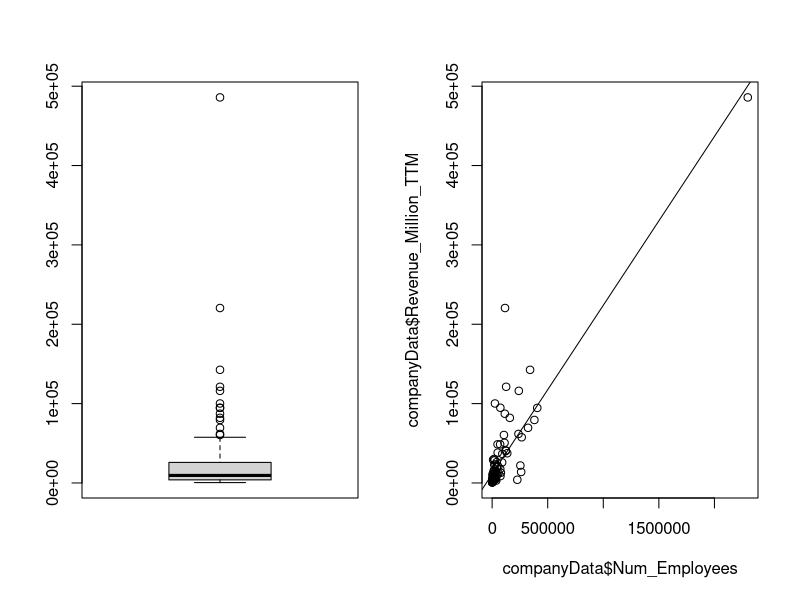
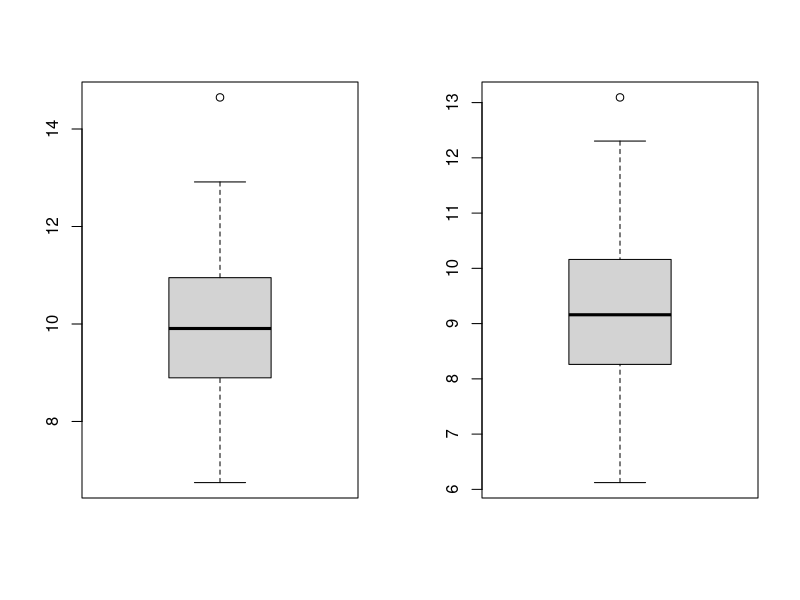
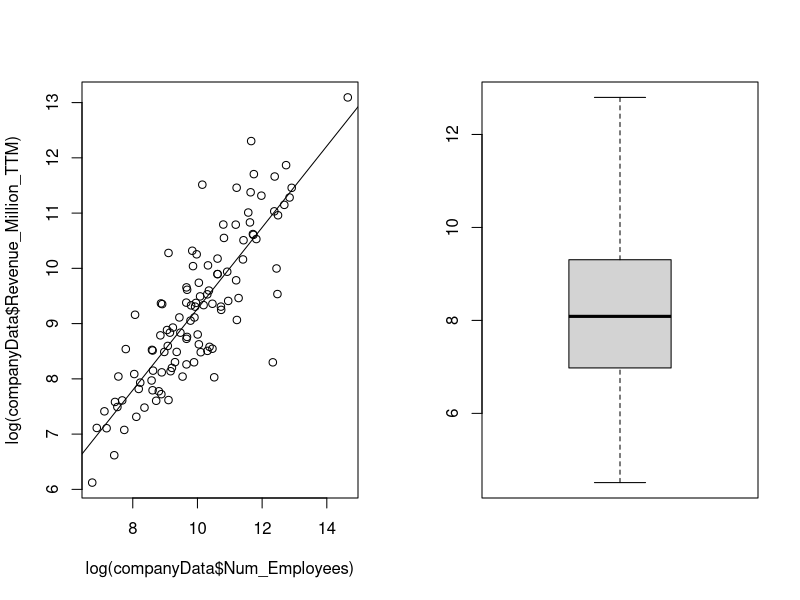
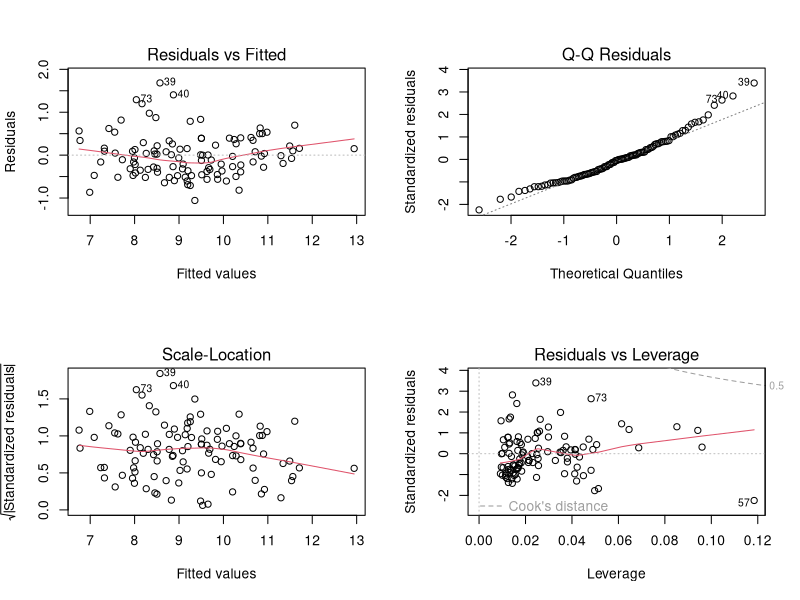
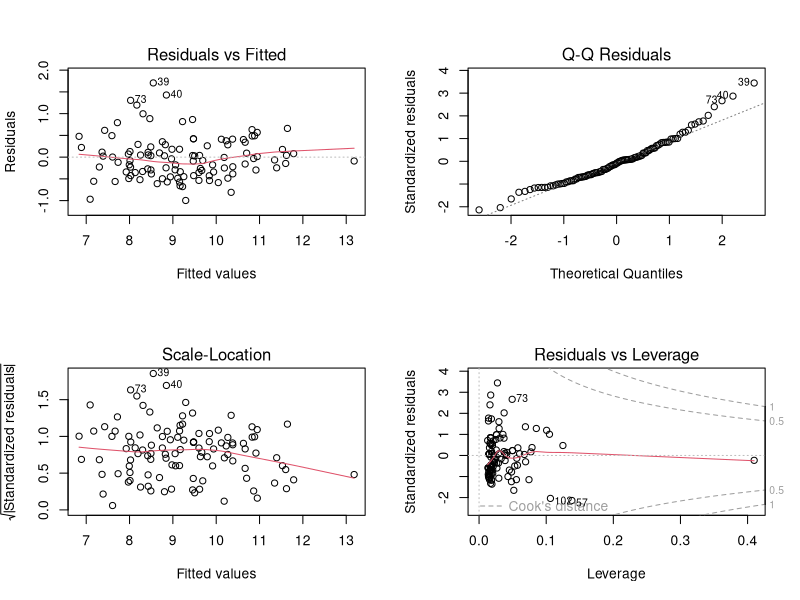
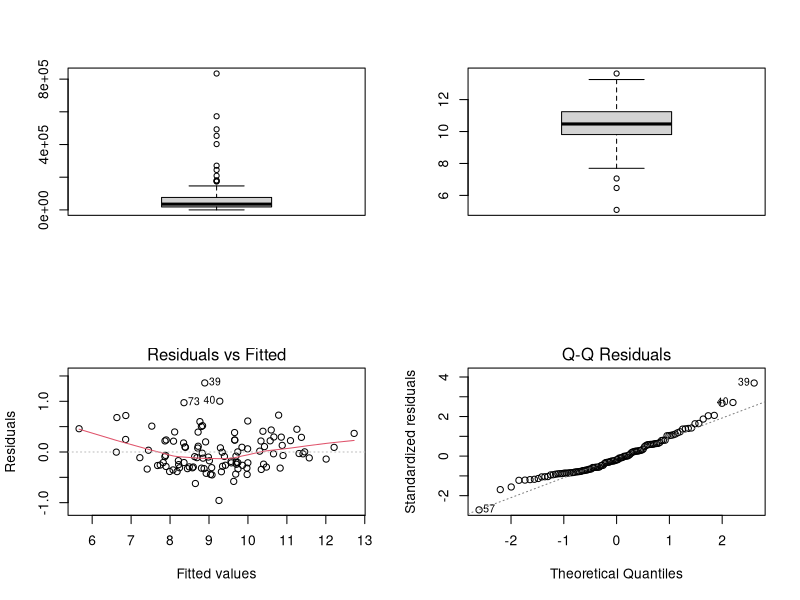
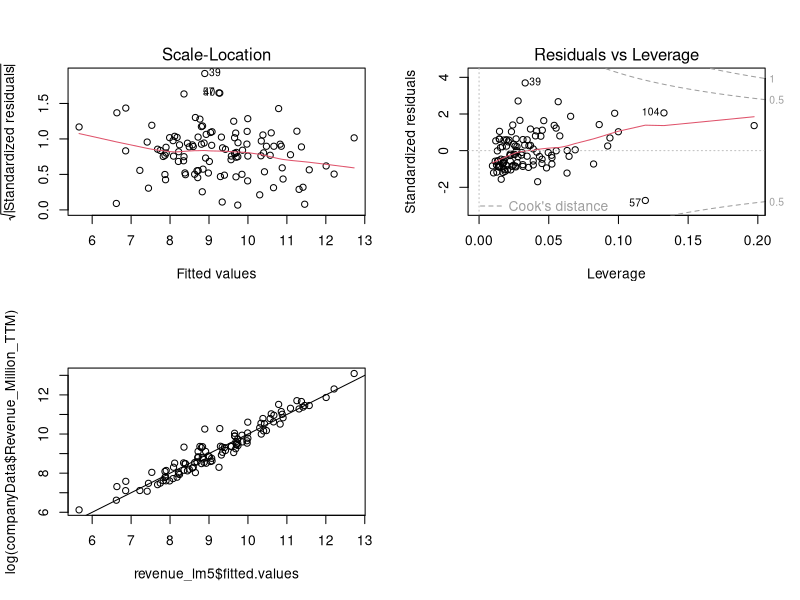

The R source for these figures, in order:
# Company - employee - revenue analysis
# Revenue (response), #Employee (predictor)

setwd("/Users/pjaiswal/Desktop/Project")

companyData <- read.table("2017_us_company_data.tsv", header = TRUE, sep='\t')

par(mfrow=c(1,2))
boxplot(companyData$Revenue_Million_TTM)
plot(companyData$Num_Employees,companyData$Revenue_Million_TTM)
cor.test(companyData$Num_Employees,companyData$Revenue_Million_TTM)
revenue_lm <- lm(Revenue_Million_TTM ~ Num_Employees, companyData)
summary(revenue_lm)
abline(revenue_lm)


# Using log transformation to reduce the residual st. error
boxplot(log(companyData$Num_Employees))
boxplot(log(companyData$Revenue_Million_TTM))
cor.test(log(companyData$Num_Employees),log(companyData$Revenue_Million_TTM))
plot(log(companyData$Num_Employees),log(companyData$Revenue_Million_TTM))
revenue_lm2 <- lm(log(Revenue_Million_TTM) ~ log(Num_Employees), companyData)
abline(revenue_lm2)
summary(revenue_lm2)

# including expanse in model
boxplot(log(companyData$expanse_million))
revenue_lm3 <- lm(log(Revenue_Million_TTM) ~ log(Num_Employees)+log(expanse_million), companyData)
summary(revenue_lm3)

par(mfrow=c(2,2))
plot(revenue_lm3)

# interaction term
revenue_lm4 <- lm(log(Revenue_Million_TTM) ~ log(Num_Employees)+log(expanse_million) + log(Num_Employees) * log(expanse_million), companyData)
summary(revenue_lm4)
plot(revenue_lm4)
# Interaction term has reduced the F-statistic value but no significan improvement in R-squared value

# include company valuation also in the model
boxplot(companyData$enterprise_val_Million)
boxplot(log(companyData$enterprise_val_Million))
revenue_lm5 <- lm(log(Revenue_Million_TTM) ~ log(Num_Employees)+log(expanse_million)+log(enterprise_val_Million), companyData)
summary(revenue_lm5)
plot(revenue_lm5)

# antilog function used to reverse predicted response value 
antilog<-function(lx,base) 
{ 
  lbx<-lx/log(exp(1),base=base) 
  result<-exp(lbx) 
  result 
} 

plot(revenue_lm5$fitted.values,log(companyData$Revenue_Million_TTM))
abline(0,1)

# Now lets predict revenue for HORTONWORKS, INC. (HDP) - Nasdaq
# num_emp = 1470, enterprise_val = 525.89M, profit = 13.78 B, Observed revenue = 261.03M, expanse = revenue - profit = 79.13B
newdata = list(Num_Employees=150500, expanse_million= 79130, enterprise_val_Million=112620)
logRevenue = predict(revenue_lm5,newdata, interval = "confidence", level = 0.95)
antilog(logRevenue, exp(1))
log(92910)
